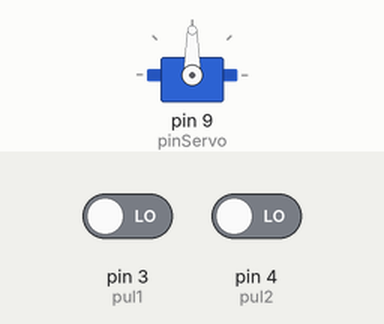
A sketch run on a simulated Arduino Uno, built with avr-gcc and run on an emulated ATmega328P. On the bench: servo. Inputs (shaded band) come from the test bench; at power-on: pin 3 (pul1) LOW, pin 4 (pul2) LOW.

Above: at 1.2 s.
1.3 s: pin 3 (pul1) driven HIGH
At 1.67 s:
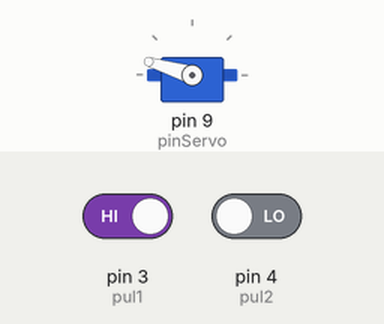
At 2.4 s:
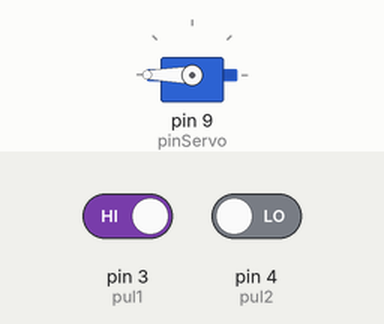
3.2 s: pin 3 (pul1) driven LOW and pin 4 (pul2) driven HIGH
At 5.3 s:
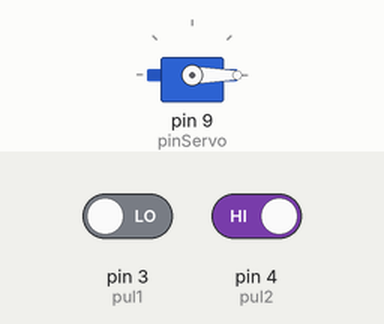
Timing chart, 0 to 6.8 s (numbered marks = the images above; inputs shaded):
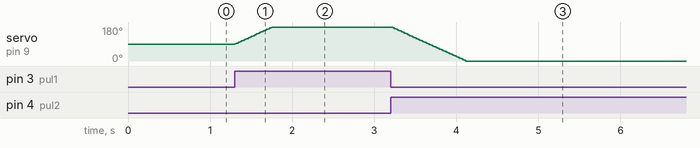

The sketch:

Control_servo_con_pulsador.ino
```cpp
#include <Servo.h>
int pul1=3;
int pul2=4;
int grados=90;
int pinServo=9;
Servo servo;

void setup() {
  pinMode(pul1,INPUT);
  pinMode(pul2,INPUT);
  servo.attach(pinServo);
  servo.write(grados);
}

void loop() {
  if(digitalRead(pul1)){
    if(grados<=180){
       grados=grados+1;
       servo.write(grados);
       delay(5);
    }
  } else {
    if(digitalRead(pul2)) {
       if(grados>0) {
          grados=grados-1;
          servo.write(grados);
          delay(5);
       }
    }
  }
}
```

Measured:
- after the input at 1.3 s, servo on pin 9 (pinServo): moves from 90° to 180° over 0.45 s, starting at once
- after the input at 3.2 s, servo on pin 9 (pinServo): moves from 180° to 0° over 0.91 s, starting at once
